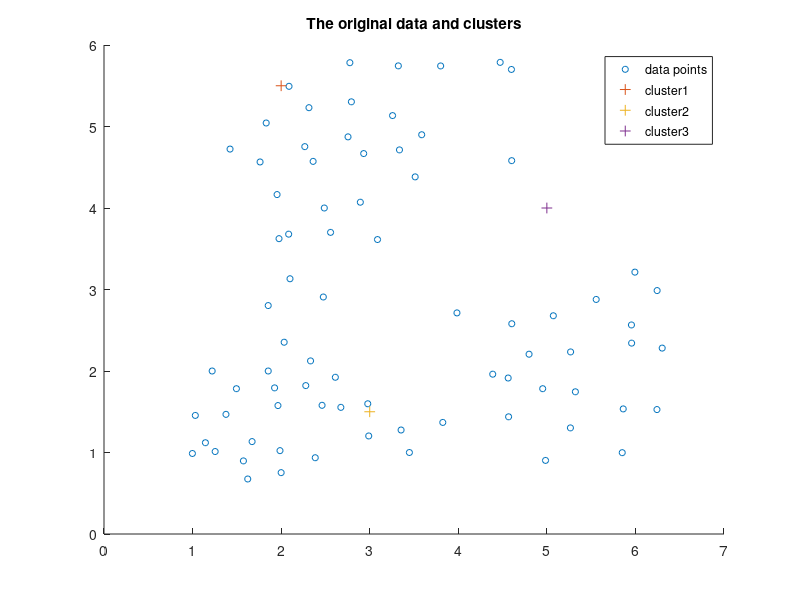
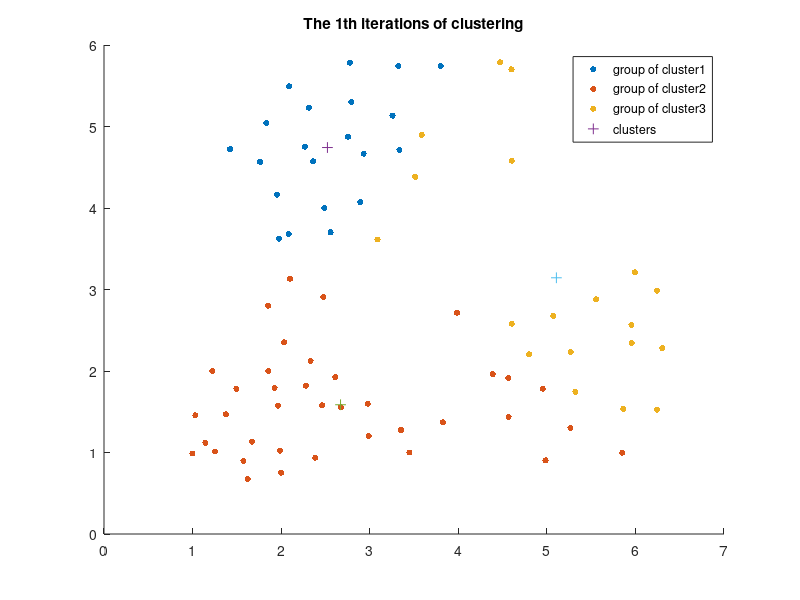
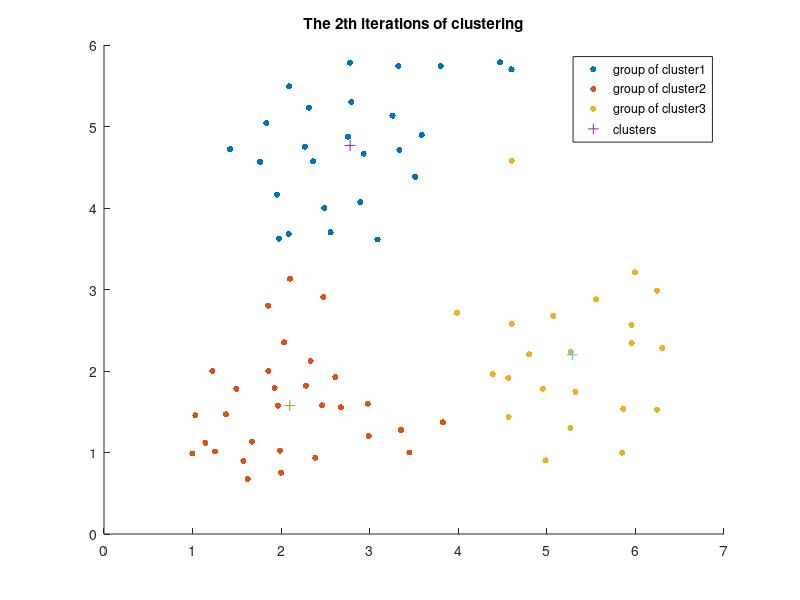
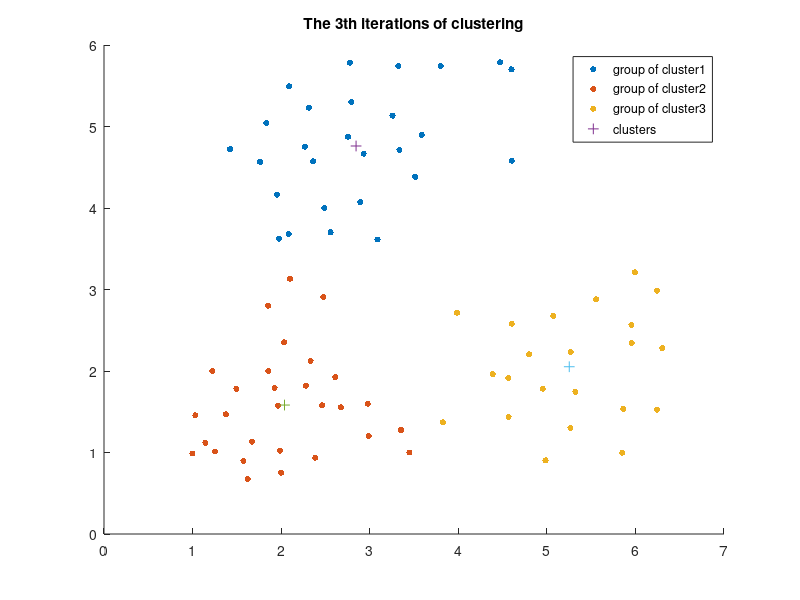

MATLAB code to generate these figures, in order:


%%%%%%%%%%%%%%%%%%%%%%%%%%%%%%%%%%%%%%%%%%%%%%%%%%%
%                                                 %
%  Title: MachineLearning Kmeans Implementation   %
%  Author: Cheng Chen                             %
%  Date: 23/11/2017                               %
%                                                 %
%%%%%%%%%%%%%%%%%%%%%%%%%%%%%%%%%%%%%%%%%%%%%%%%%%%

%Implementation1: Kmeans for 2 dimensions 

% 78 data points, 3 clusters, 2 dimensions

% load data 
data = zeros(100,2);
data = load('data_Kmeans.txt');
x = data(:,1);
y = data(:,2);

% drawing data, two dimensions, size 20, bule points, unfilled
figure;
scatter(x, y, 20, 'blue');
sample_num = size(data, 1);  % get number of samples
sample_dimension = size(data, 2);  % get dimension of samples

% initializing clusters
% original coordinates: C1(2,5.5), C2(3,4.5), C3(2.5,4)
cluster1 = [2,5.5];
cluster2 = [3,1.5];
cluster3 = [5,4];
hold on
% drawing first 3 cluster points
scatter(cluster1(1), cluster1(2), 60, 'red', '+');
scatter(cluster2(1), cluster2(2), 60, 'green', '+');
scatter(cluster3(1), cluster3(2), 60, 'blue', '+');
title('The original data and clusters');
legend('data points', 'cluster1', 'cluster2', 'cluster3');

% clustering
% creat 3 groups for the points belong to 3 different clusters
group1 = zeros(100,2);
group2 = zeros(100,2);
group3 = zeros(100,2);
% creat 3 buffer to save the locations of clusters each time 
buf_cluster1 = zeros(1,2);
buf_cluster2 = zeros(1,2);
buf_cluster3 = zeros(1,2);
distance = zeros(1,3);  % the distance for each points to 3 clusters
iterationNum = 0; % counting the frequency of iterations

% do the culstering until all culsters no longer changes
while ((buf_cluster1~=cluster1)|(buf_cluster2~=cluster2)|(buf_cluster3~=cluster3))
    iterationNum = iterationNum + 1;
    % save the present clustesr for comparing with next clusters
    buf_cluster1 = cluster1;  
    buf_cluster2 = cluster2;
    buf_cluster3 = cluster3;
    for i=1:sample_num
        % calculate the distance between each point and clusters: sqrt((x1-x2)^2 + (y1-y2)^2)
        distance(1) = norm(data(i,:) - cluster1); 
        distance(2) = norm(data(i,:) - cluster2); 
        distance(3) = norm(data(i,:) - cluster3); 
        dmin = min(distance);
        % check which cluster is closest to the point, pick it belong to that cluster 
        if distance(1) == dmin
            group1(i,:) = data(i,:);
        elseif distance(2) == dmin
            group2(i,:) = data(i,:);
        elseif distance(3) == dmin
            group3(i,:) = data(i,:);
        end
    end
   
    % recalculate locations of each cluster
    % moving them to the center of their group
    cluster1(1) = mean(nonzeros(group1(:,1)));
    cluster1(2) = mean(nonzeros(group1(:,2)));
    cluster2(1) = mean(nonzeros(group2(:,1)));
    cluster2(2) = mean(nonzeros(group2(:,2)));
    cluster3(1) = mean(nonzeros(group3(:,1)));
    cluster3(2) = mean(nonzeros(group3(:,2)));

    % drawing diagram again
    %cla;  % clean the diagram
    % different coordinates for different group
    x1 = nonzeros(group1(:,1));
    y1 = nonzeros(group1(:,2));
    x2 = nonzeros(group2(:,1));
    y2 = nonzeros(group2(:,2));
    x3 = nonzeros(group3(:,1));
    y3 = nonzeros(group3(:,2));
    figure;
    % drawing gropu1 with red points
    scatter(x1, y1, 20, 'red', 'filled');
    hold on
    % drawing group2 with green points
    scatter(x2, y2, 20, 'green', 'filled');
    hold on
    % drawing group3 with blue points
    scatter(x3, y3, 20, 'blue', 'filled');
    hold on
    % redrawing all clusters
    scatter(cluster1(1), cluster1(2), 60, 'red', '+');
    hold on
    scatter(cluster2(1), cluster2(2), 60, 'green', '+');
    hold on
    scatter(cluster3(1), cluster3(2), 60, 'blue', '+');
    title(['The ', num2str(iterationNum), 'th iterations of clustering']);
    legend('group of cluster1', 'group of cluster2', 'group of cluster3', 'clusters');
    
    % clear and reset all groups
    group1 = zeros(100,2);
    group2 = zeros(100,2);
    group3 = zeros(100,2);
end




